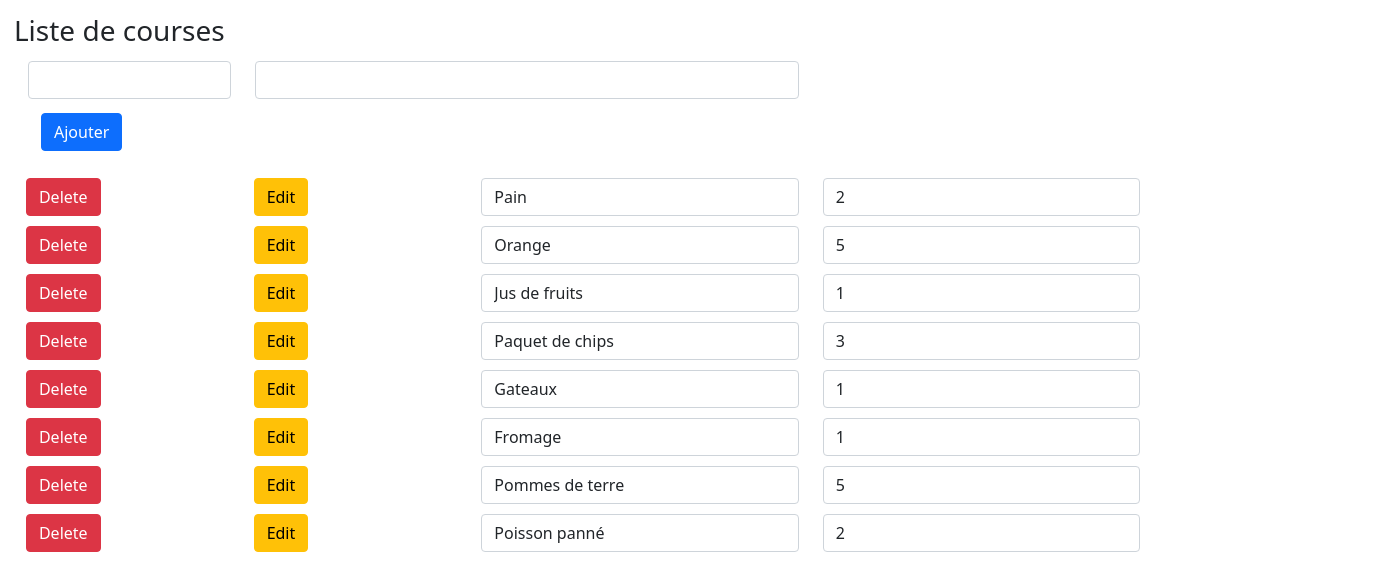
The page / on the database its author committed.
### tables this page shows
CREATE TABLE `produit` (
  `id_produit` int(11) UNSIGNED NOT NULL,
  `nom_produit` varchar(255) NOT NULL,
  `quantite_produit` int(11) UNSIGNED NOT NULL
);

### index.php (the view, shortened to what this page needs)
<?php
require 'connexion.php';
$requete = $connexion->prepare('SELECT * FROM produit');
$requete->execute();
$produits = $requete->fetchAll(PDO::FETCH_ASSOC);
?>
<!DOCTYPE html>
<html lang="en">
<head>
     <link rel="stylesheet" href="https://cdn.jsdelivr.net/npm/bootstrap@5.1.3/dist/css/bootstrap.min.css">
</head>
<body>
     <div style="margin: 1%;">
          <h3>Liste de courses</h3>
          <form onSubmit='' style="margin: 1%;">
               <div class="row">
                    <div class="col-sm-2">
                         <input type="number" name="quantite" class="form-control">
                    </div>
                    <div class="col-sm-5">
                         <input type="text" name="name" class="form-control">
                    </div>
               </div>
               <button type="submit" class="btn btn-primary" style="margin: 1%;"> Ajouter </button>
          </form>
          <?php foreach ($produits as $produit) : ?>
               <div class="row" style="flex-wrap: nowrap; margin :10px 0px">
                    <form method="POST" action="" class="col-sm-2">
                         <button type="submit" class="btn btn-danger"> Delete </button>
                    </form>
                    <form method="POST" action="">
                         <div class="row" style="flex-wrap: nowrap;">
                              <div class="col-sm-2">
                                   <button type="submit" class="btn btn-warning">Edit</button>
                              </div>
                              <div class="col-sm-3">
                                   <input type="text" name="produit_name" value="<?php echo $produit['nom_produit']; ?>" class="form-control" />
                              </div>
                              <div class="col-sm-3">
                                   <input type="number" name="produit_quantite" value="<?php echo $produit['quantite_produit']; ?>" class="form-control" />
                              </div>
                         </div>
                    </form>
               </div>
          <?php endforeach; ?>
     </div>
</body>
</html>

### rows shown on the page
produit: produit_name "Pain", produit_quantite "2"
produit: produit_name "Orange", produit_quantite "5"
produit: produit_name "Jus de fruits", produit_quantite "1"
produit: produit_name "Paquet de chips", produit_quantite "3"
produit: produit_name "Gateaux", produit_quantite "1"
produit: produit_name "Fromage", produit_quantite "1"
produit: produit_name "Pommes de terre", produit_quantite "5"
produit: produit_name "Poisson panné", produit_quantite "2"
